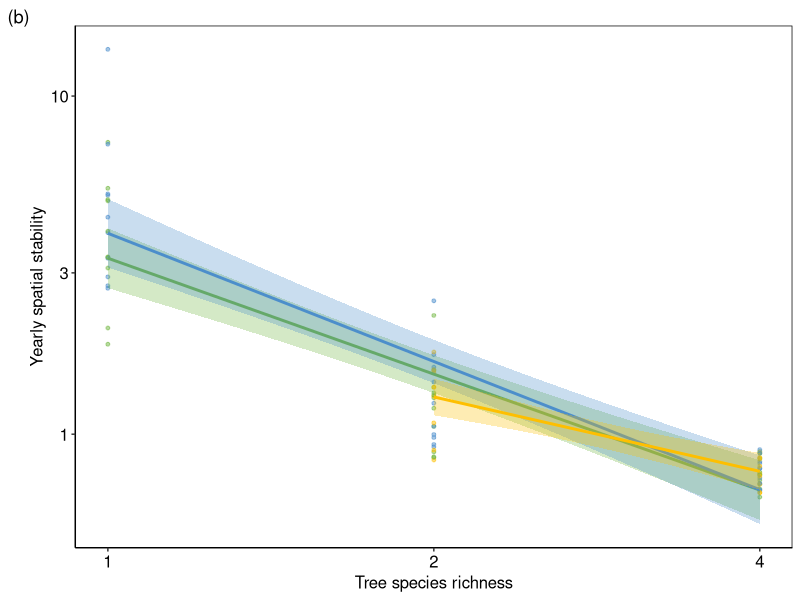
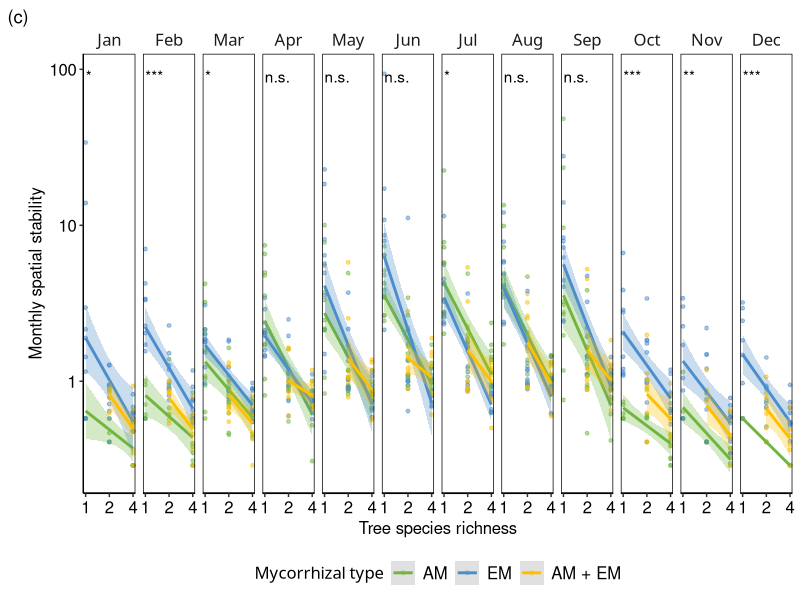
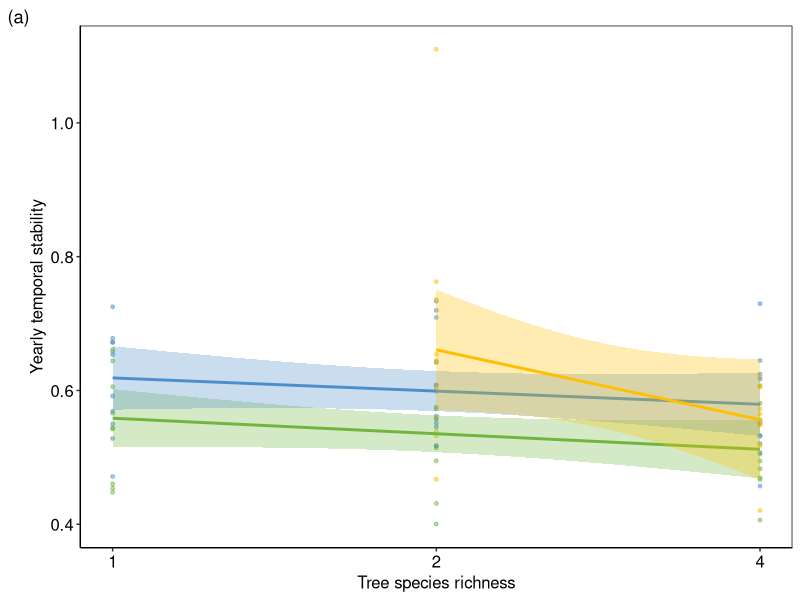
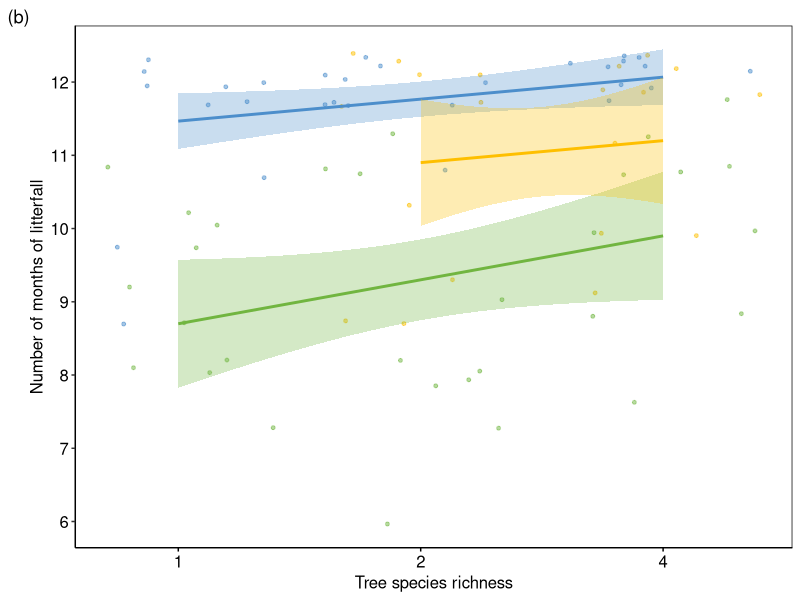
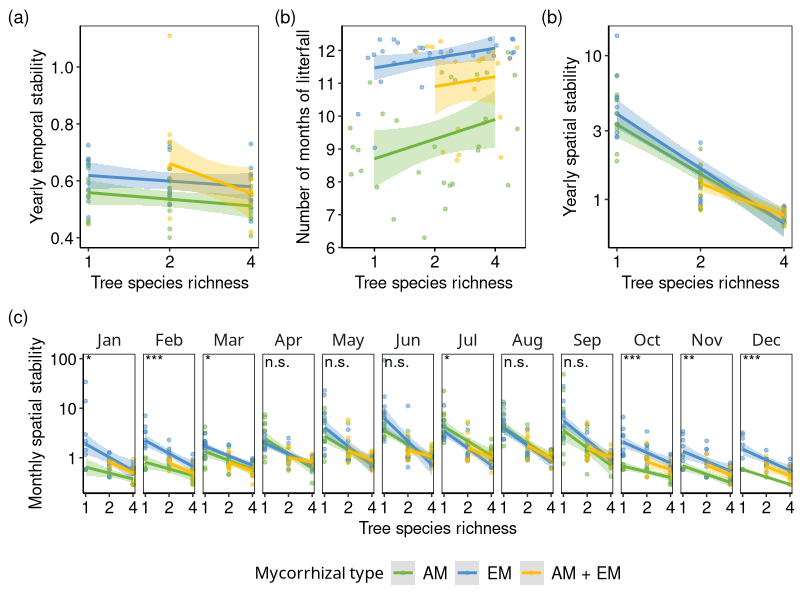

Reproduce these figures in R, in order. (Note: this script raises an error after producing the figures.)
#---------------------------------------------------------------------
# MyDiv experiment; Litterfall data March 2023 - February 2024
# 2024-05-25
# Facetted figure - temporal and spatial stability + temporal coverage of litter fall
# by Elisabeth Bönisch (elisabeth.boenisch@idiv.de)

#============================ Packages ===============================

rm(list=ls())

library(readr)
library(readxl)
library(tidyverse)
library(nlme)
library(lme4)
library(lmerTest)

#============================ Dataset ===============================

df.all.wide.info <- read.csv("1-data/2-1-data-handling/2-1-1-Full-data-wideformat-MyDiv-litter-dryweight-m2.csv")

# NO! average across traps ####
df.all.wide.trap <- df.all.wide.info 

df.all.wide.trap$div<-as.factor(df.all.wide.trap$tree_species_richness)
df.all.wide.trap$blk<-as.factor(df.all.wide.trap$block)
df.all.wide.trap$myc<-as.factor(df.all.wide.trap$mycorrhizal_type)
df.all.wide.trap$sr<-df.all.wide.trap$tree_species_richness
df.all.wide.trap$sr_myc<-paste(df.all.wide.trap$sr,df.all.wide.trap$myc,sep="_")#interaction terms
df.all.wide.trap$myc <- recode_factor(df.all.wide.trap$myc, "AMF" ="AM", "EMF" ="EM", "AMF+EMF" = "AM + EM")
df.all.wide.trap$block <- as.factor(df.all.wide.trap$block)

df.all.long <- df.all.wide.trap %>% 
  pivot_longer(cols=c(8:17),
               names_to="species",
               values_to="litterfall")

#### 1 Yearly spatial stability ####
df.year.spat = df.all.long |>
  group_by(block, sr, div, myc, plotID, month1) |> 
  summarise(litterfall_stability = mean(litterfall, na.rm=T)/sd(litterfall, na.rm=T))|>  # mean between traps and sd between traps
  mutate(month1 = factor(month1, levels = c(month.name[3:12], month.name[1:2]))) |>
  group_by(block, sr, div, myc, plotID) |> 
  summarise(litterfall_stability = mean(litterfall_stability, na.rm=T))

spa.stab.yearly <- ggplot()+
  geom_point(data = df.year.spat , 
             aes(x=sr, y=litterfall_stability, 
                 color = myc, fill = myc), shape =21, size = 1, alpha=0.5)+
  geom_smooth(data = df.year.spat, 
              aes(x=sr, y=litterfall_stability, 
                  color = myc, fill = myc),
              method="lm", alpha=0.3)+
  labs(y=bquote("Yearly spatial stability"), 
       x = "Tree species richness")+
  scale_x_continuous(trans='log2',
                     breaks=c(1,2,4))+
  scale_y_log10() +
  scale_fill_manual(values= c("#71b540","#4c8ecb","#febf00"),
                    name = "Mycorrhizal type",
                    guide="none")+ 
  scale_color_manual(values = c("#71b540","#4c8ecb","#febf00"), 
                     name = "Mycorrhizal type",
                     guide="none")+
  theme_bw()+
  theme(strip.background = element_blank(),
        strip.text = element_text(size=12),
        axis.line = element_line(color='black'),
        axis.text.y = element_text(color="black", size = 12),
        axis.text.x = element_text(color="black", size = 12),
        axis.title.y = element_text(size = 12),
        axis.title.x = element_text(size=12),
        axis.ticks.x = element_line(),
        strip.text.x = element_text(12),
        panel.border = element_rect(colour="black", fill=NA),
        plot.background = element_blank(),
        panel.grid.minor = element_blank(),
        panel.grid.major = element_blank(),
        plot.title = element_text(size =12),
        plot.subtitle = element_text(size=12),
        legend.position = "right",
        legend.direction = "vertical",
        legend.key = element_rect(color="transparent"),   
        legend.title = element_text("Biodiversity effects", size = 12),
        legend.text = element_text(size=12),
        legend.background = element_rect(colour=NA),
        legend.box= NULL,
        legend.box.background = element_rect(color="transparent"))+
  labs(tag = "(b)")
spa.stab.yearly


#### 2 Monthly spatial variability ####
df.month.spat.stab = df.all.long |>
  group_by(block, sr, div, myc, plotID, month1) |> 
  summarise(litterfall_stability = mean(litterfall, na.rm=T)/sd(litterfall, na.rm=T))|>
  mutate(month1 = factor(month1, levels = c(month.name[3:12], month.name[1:2]),labels=month.abb))

M = map_df( .x = unique(df.month.spat.stab$month1),
            .f = ~ {
              mod = 
                lme(log(litterfall_stability) ~ log2(sr) * myc, 
                    random= ~1|block,
                    data= df.month.spat.stab |>
                      filter(month1 == .x), 
                    na.action = na.omit) |> 
                anova() |> 
                data.frame() |> 
                mutate(month = .x)
              mod$exp = rownames(mod)
              rownames(mod) <- NULL
              mod |> 
                select(month, explanatory = exp, 
                       numDF, denDF, F.value, p.value)
            }) |> 
  mutate(sign = if_else(p.value < 0.001, '***', 
                        if_else(p.value < 0.01, "**", 
                                if_else(p.value < 0.05, '*',
                                        if_else(p.value<0.1, '.', 'n.s.')))))
M

M$sign[M$explanatory == 'sr' & M$month == 'March'] = 
  paste0("sr = ",M$sign[M$explanatory == 'sr' & M$month == 'March'])
M$sign[M$explanatory == 'myc' & M$month == 'March'] = 
  paste0("myc = ",M$sign[M$explanatory == 'myc' & M$month == 'March'])
M$sign[M$explanatory == 'sr:myc' & M$month == 'March'] = 
  paste0("sr:myc = ",M$sign[M$explanatory == 'sr:myc' & M$month == 'March'])

spa.stab.monthly <- ggplot()+
  geom_point(data = df.month.spat.stab, 
             aes(x=sr, y=litterfall_stability, 
                 color = myc, fill = myc), shape =21, size = 1, alpha=0.5)+
  geom_smooth(data = df.month.spat.stab, 
              aes(x=sr, y=litterfall_stability, 
                  color = myc, fill = myc),
              method="lm", alpha=0.3)+
  facet_grid(.~month1)+
  labs(y=bquote("Monthly spatial stability"), 
       x = "Tree species richness")+
  #coord_trans(y="log2")+
  # scale_y_log(
  #   #breaks=c(0.1,1,10,100,1000),labels=c(0.1,1,10,100,1000),
  #   )+
  scale_y_continuous(trans='log',
                     breaks=c(0.1,1,10,100,500), labels=c(0.1,1,10,100,500))+
  scale_x_continuous(trans='log2',
                     breaks=c(1,2,4))+
  scale_fill_manual(values= c("#71b540","#4c8ecb","#febf00"),
                    name = "Mycorrhizal type",
                    guide="none")+ 
  scale_color_manual(values = c("#71b540","#4c8ecb","#febf00"), 
                     name = "Mycorrhizal type")+
  geom_text(data = M |>
              mutate(month1 = month) |>
              filter(explanatory == 'sr'),
            aes(x=1, y=110,
                label = sign,
                hjust = 0),
            color = 'black') +
  geom_text(data = M |>
              mutate(month1 = month) |>
              filter(explanatory == 'myc'),
            aes(x=1, y=90,
                label = sign,
                hjust = 0),
            color = 'black') +
  geom_text(data = M |>
              mutate(month1 = month) |>
              filter(explanatory == 'sr:myc'),
            aes(x=1, y=70,
                label = sign,
                hjust = 0),
            color = 'black') +
  theme_bw()+
  theme(strip.background = element_blank(),
        strip.text = element_text(size=12),
        axis.line = element_line(color='black'),
        axis.text.y = element_text(color="black", size = 12),
        axis.text.x = element_text(color="black", size = 12),
        axis.title.y = element_text(size = 12),
        axis.title.x = element_text(size=12),
        axis.ticks.x = element_line(),
        strip.text.x = element_text(12),
        panel.border = element_rect(colour="black", fill=NA),
        plot.background = element_blank(),
        panel.grid.minor = element_blank(),
        panel.grid.major = element_blank(),
        plot.title = element_text(size =12),
        plot.subtitle = element_text(size=12),
        legend.position = "bottom",
        legend.direction = "horizontal",
        legend.key = element_rect(color="transparent"),   
        legend.title = element_text("Biodiversity effects", size = 12),
        legend.text = element_text(size=12),
        legend.background = element_rect(colour=NA),
        legend.box= NULL,
        legend.box.background = element_rect(color="transparent"))+
  labs(tag = "(c)")

spa.stab.monthly



#### 3 Yearly temporal variability  ####
df.year.temp.stab = df.all.long |>
  group_by(block, sr, div, myc, plotID, month1) |> 
  summarise(litterfall_mean = mean(litterfall, na.rm=T))|>
  mutate(month1 = factor(month1, levels = c(month.name[3:12], month.name[1:2]))) |>
  group_by(block, sr, div, myc, plotID) |> 
  summarise(litterfall_stability = mean(litterfall_mean, na.rm=T)/sd(litterfall_mean, na.rm=T))

temp.stab.yearly <- ggplot()+
  geom_point(data = df.year.temp.stab , 
             aes(x=sr, y=litterfall_stability, 
                 color = myc, fill = myc), shape =21, size = 1, alpha=0.5)+
  geom_smooth(data = df.year.temp.stab, 
              aes(x=sr, y=litterfall_stability, 
                  color = myc, fill = myc),
              method="lm", alpha=0.3)+
  labs(y=bquote("Yearly temporal stability"), 
       x = "Tree species richness")+
  scale_x_continuous(trans='log2',
                     breaks=c(1,2,4))+
  #scale_y_continuous(trans='log')+
  scale_fill_manual(values= c("#71b540","#4c8ecb","#febf00"),
                    name = "Mycorrhizal type",
                    guide="none")+ 
  scale_color_manual(values = c("#71b540","#4c8ecb","#febf00"), 
                     name = "Mycorrhizal type",
                     guide="none")+
  theme_bw()+
  theme(strip.background = element_blank(),
        strip.text = element_text(size=12),
        axis.line = element_line(color='black'),
        axis.text.y = element_text(color="black", size = 12),
        axis.text.x = element_text(color="black", size = 12),
        axis.title.y = element_text(size = 12),
        axis.title.x = element_text(size=12),
        axis.ticks.x = element_line(),
        strip.text.x = element_text(12),
        panel.border = element_rect(colour="black", fill=NA),
        plot.background = element_blank(),
        panel.grid.minor = element_blank(),
        panel.grid.major = element_blank(),
        plot.title = element_text(size =12),
        plot.subtitle = element_text(size=12),
        legend.position = "right",
        legend.direction = "vertical",
        legend.key = element_rect(color="transparent"),   
        legend.title = element_text("Biodiversity effects", size = 12),
        legend.text = element_text(size=12),
        legend.background = element_rect(colour=NA),
        legend.box= NULL,
        legend.box.background = element_rect(color="transparent"))+
  labs(tag = "(a)")
temp.stab.yearly



#### 5 temporal coverage ####

# average across traps #
df.all.wide.mean <- df.all.wide.info %>%
  dplyr::group_by(plotID, plotName, tree_species_richness, mycorrhizal_type, myc, sr, div, block, blk, month1, month, composition) %>% # removed trap and month
  dplyr::summarise(Ac_mean = mean(Ac, na.rm = TRUE),	
                   Ae_mean = mean(Ae, na.rm = TRUE),
                   Be_mean = mean(Be, na.rm = TRUE),	
                   Ca_mean = mean(Ca, na.rm = TRUE),
                   Fa_mean = mean(Fa, na.rm = TRUE),	
                   Fr_mean = mean(Fr, na.rm = TRUE),	
                   Pr_mean = mean(Pr, na.rm = TRUE),	
                   Qu_mean = mean(Qu, na.rm = TRUE), 
                   So_mean = mean(So, na.rm = TRUE),	
                   Ti_mean = mean(Ti, na.rm = TRUE), 
                   cont_mean = mean(cont, na.rm = TRUE))

df.all.wide.mean$div<-as.factor(df.all.wide.mean$tree_species_richness)
df.all.wide.mean$blk<-as.factor(df.all.wide.mean$block)
df.all.wide.mean$myc<-as.factor(df.all.wide.mean$mycorrhizal_type)
df.all.wide.mean$sr<-df.all.wide.mean$tree_species_richness
df.all.wide.mean$sr_myc<-paste(df.all.wide.mean$sr,df.all.wide.mean$myc,sep="_")#interaction terms
df.all.wide.mean$myc <- recode_factor(df.all.wide.mean$myc, "AMF" ="AM", "EMF" ="EM", "AMF+EMF" = "AM + EM")

# long format #
df.all.long <- df.all.wide.mean %>% 
  pivot_longer(cols=c(13:22),
               names_to="species",
               values_to="dryweight")

# sum across species per plot #
df.litter.sum = df.all.long |> 
  group_by(block, plotID, div, sr, myc, month1) |> 
  summarise(litterfall = sum(dryweight, na.rm = T),
            litterfall_mean = mean(dryweight, na.rm =T),
            litterfall_sd = sd(dryweight, na.rm = T))

# monthly coverage - sum per plot, if litter dryweight larger then 0 #
df.litter.cover = df.litter.sum |>
  group_by(block, plotID, div, sr, myc) |>
  filter(litterfall >0) |>
  summarise(number_month_litterfall = n())

temp.cov <- ggplot(df.litter.cover, aes(y=number_month_litterfall, x=sr, color=myc, fill=myc))+
  geom_jitter(shape =21, size = 1, alpha=0.5)+
  geom_smooth(method="lm", alpha=0.3)+
  labs(y=bquote("Number of months of litterfall"), 
       x = "Tree species richness")+
  scale_fill_manual(values= c("#71b540","#4c8ecb","#febf00"),
                    name = "Mycorrhizal type",
                    guide="none")+ 
  scale_color_manual(values = c("#71b540","#4c8ecb","#febf00"), 
                     name = "Mycorrhizal type",
                     guide="none")+
  scale_y_continuous(breaks= c(0:12))+
  scale_x_continuous(trans='log2',
                     breaks=c(1,2,4))+
  theme_bw()+
  theme(strip.background = element_blank(),
        strip.text = element_text(color="black", size = 12),
        axis.line = element_line(color="black"),
        axis.text.y = element_text(color="black", size = 12),
        axis.text.x = element_text(color="black", size = 12),
        axis.title.y = element_text(color="black", size = 12),
        axis.title.x = element_text(color="black", size = 12),
        axis.ticks.x = element_line(color="black"),
        strip.text.x = element_text(color="black", size = 12),
        panel.border = element_rect(colour="black", fill=NA),
        plot.background = element_blank(),
        panel.grid.minor = element_blank(),
        panel.grid.major = element_blank(),
        plot.title = element_text(size =12),
        plot.subtitle = element_text(size=12),
        legend.position = "right",
        legend.direction = "vertical",
        legend.key = element_rect(color="transparent"),   
        legend.title = element_text("Biodiversity effects", size = 12),
        legend.text = element_text(size=12),
        legend.background = element_rect(colour=NA),
        legend.box= NULL,
        legend.box.background = element_rect(color="transparent"))+
  labs(tag = "(b)")

temp.cov


library(gridExtra)
plot2 <-grid.arrange(layout_matrix = rbind(c(1,2,3), 
                                           c(4,4,4)),
                     grobs= list(temp.stab.yearly, temp.cov, spa.stab.yearly, spa.stab.monthly))

plot2


ggsave("3-plots/2-2-15-Figure-spatial-temporal-stability-m2-2024-05-25.jpeg",
       plot2,
       height=20,
       width=32,
       unit="cm",
       dpi=2000)

ggsave("3-plots/2-2-15-Figure-spatial-temporal-stability-m2-2024-05-25.pdf",
       plot2,
       device = cairo_pdf,
       height=20,
       width=32,
       unit="cm",
       dpi=2000)
